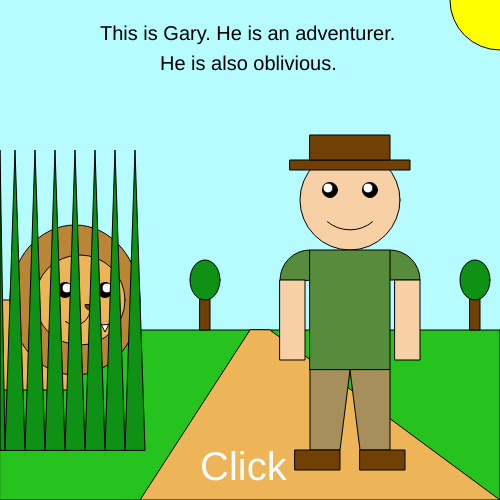
Frame 1 (no input)
Frame 60 (no input): identical to frame 1, image omitted
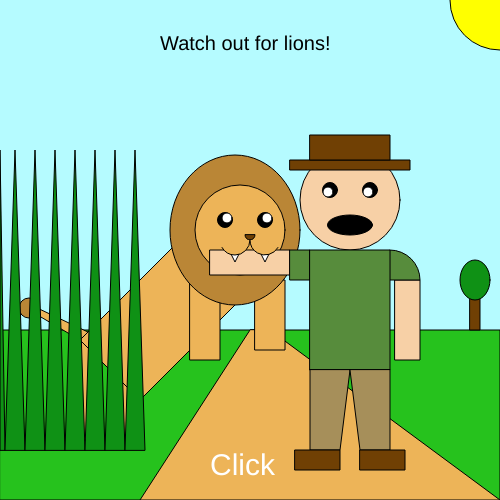
Frame 120 (the mouse pressed at the canvas centre since frame 60)

The p5.js sketch that drew these frames (run headless with seeded random() and noise() and a simulated clock; from frame 60 on, the mouse is pressed at the canvas centre):

// p5.js sketch
// ── sketch.js
function setup() {
createCanvas(500, 500);
angleMode(DEGREES);
}

function draw() {
  background(181, 251, 255);

  //textSize(10);
  //fill(0);
  //text(mouseX + ', ' + mouseY, 5, 10);

  //Ground
  fill(38, 194, 29);
  rect(0, 330, width, 170);

  //Sun
  fill(255, 255, 0);
  ellipse(500, 0, 100, 100);

  //Path
  fill(237, 180, 88);
  quad(250, 330, 140, 500, 500, 500, 270, 330);

  //Trees
  fill(112, 64, 4);
  rect(200, 290, 10, 40);
    fill(15, 145, 21);
    ellipse(205, 280, 30, 40);
  fill(112, 64, 4);
  rect(470, 290, 10, 40);
    fill(15, 145, 21);
    ellipse(475, 280, 30, 40);

  //Lion Body
  fill(237, 180, 88);
  rect(0, 300, 75, 90);

  //Lion Head
  fill(186, 134, 54);
  ellipse(75, 300, 130, 150);
  fill(237, 180, 88);
  ellipse(80, 300, 90, 90);

  //Lion Eyes
  fill(0);
  ellipse(65, 290, 15, 15);
    fill(255);
    ellipse(67, 288, 10, 10);
  fill(0);
  ellipse(105, 290, 15, 15);
    fill(255);
    ellipse(107, 288, 10, 10);

  //Lion Mouth
  fill(255);
  triangle(70, 322, 75, 332, 80, 322);
  fill(255);
  triangle(100, 322, 105, 332, 110, 322);
    fill(237, 180, 88);
    arc(75, 310, 30, 30, 0, 130);
    fill(237, 180, 88);
    arc(105, 310, 30, 30, 50, 180);

  //Lion Nose
  fill(112, 64, 4);
  arc(90, 305, 10, 10, 0, 180, CHORD);

  //Grass
  fill(15, 145, 21);
  triangle(0, 450, 0, 150, 5, 450);
  fill(15, 145, 21);
  triangle(5, 450, 15, 150, 25, 450);
  fill(15, 145, 21);
  triangle(25, 450, 35, 150, 45, 450);
  fill(15, 145, 21);
  triangle(45, 450, 55, 150, 65, 450);
  fill(15, 145, 21);
  triangle(65, 450, 75, 150, 85, 450);
  fill(15, 145, 21);
  triangle(85, 450, 95, 150, 105, 450);
  fill(15, 145, 21);
  triangle(105, 450, 115, 150, 125, 450);
  fill(15, 145, 21);
  triangle(125, 450, 135, 150, 145, 450);

  //Head
  fill(247, 208, 166);
  ellipse(350, 200, 100, 100);

  //Eye 1
  fill(0);
  ellipse(330, 190, 15, 15);
    //Eye 1 White
    fill(255);
    ellipse(328, 188, 10, 10);

  //Eye 2
  fill(0);
  ellipse(370, 190, 15, 15);
    //Eye 2 White
    fill(255);
    ellipse(368, 188, 10, 10);

  //Smile
  noFill();
  arc(350, 195, 70, 70, 50, 130);

  //Hat
  fill(112, 64, 4);
  rect(290, 160, 120, 10);
  fill(112, 64, 4);
  rect(310, 135, 80, 25);

  //Sleeve 1
  fill(87, 140, 60);
  arc(310, 280, 60, 60, 180, 270, PIE);

  //Sleeve 2
  fill(87, 140, 60);
  arc(390, 280, 60, 60, -90, 0, PIE);

  //Body
  fill(87, 140, 60);
  rect(310, 250, 80, 120);

  //Arm 1
  fill(247, 208, 166);
  rect(280, 280, 25, 80);

  //Arm 2
  fill(247, 208, 166);
  rect(395, 280, 25, 80);

  //Leg 1
  fill(166, 143, 90);
  quad(310, 370, 310, 450, 340, 450, 350, 370);

  //Leg 2
  fill(166, 143, 90);
  quad(350, 370, 360, 450, 390, 450, 390, 370);

  //Foot 1
  fill(112, 64, 4);
  rect (295, 450, 45, 20);

  //Foot 2
  fill(112, 64, 4);
  rect (360, 450, 45, 20);

  //Text
  textSize(20);
  fill(0);
  text('This is Gary. He is an adventurer.', 100, 40);
  text('He is also oblivious.', 160, 70);

  textSize(40);
  fill(255);
  text('Click', 200, 480);

if(mouseIsPressed) {
  background(181, 251, 255);

  //textSize(10);
  //fill(0);
  //text(mouseX + ', ' + mouseY, 5, 10);

  //Ground
  fill(38, 194, 29);
  rect(0, 330, width, 170);

  //Sun
  fill(255, 255, 0);
  ellipse(500, 0, 100, 100);

  //Path
  fill(237, 180, 88);
  quad(250, 330, 140, 500, 500, 500, 270, 330);

  //Trees
  fill(112, 64, 4);
  rect(200, 290, 10, 40);
    fill(15, 145, 21);
    ellipse(205, 280, 30, 40);
  fill(112, 64, 4);
  rect(470, 290, 10, 40);
    fill(15, 145, 21);
    ellipse(475, 280, 30, 40);

  //Lion Back Legs
  fill(237, 180, 88);
  rect(80, 340, 20, 100);
  fill(237, 180, 88);
  rect(115, 365, 20, 70);

  //Lion Tail
  fill(237, 180, 88);
  quad(90, 333, 33, 306, 29, 310, 85, 343);
  fill(186, 134, 54);
  ellipse(29, 308, 20, 20);


  //Lion Body
  fill(237, 180, 88);
  quad(190, 230, 80, 340, 140, 400, 250, 290);

  //Lion Legs
  fill(237, 180, 88);
  rect(190, 280, 30, 80);
  fill(237, 180, 88);
  rect(255, 280, 30, 70);

  //Lion Head
  fill(186, 134, 54);
  ellipse(75+160, 300-70, 130, 150);
  fill(237, 180, 88);
  ellipse(80+160, 300-70, 90, 90);

  //Lion Eyes
  fill(0);
  ellipse(65+160, 290-70, 15, 15);
    fill(255);
    ellipse(67+160, 288-70, 10, 10);
  fill(0);
  ellipse(105+160, 290-70, 15, 15);
    fill(255);
    ellipse(107+160, 288-70, 10, 10);

  //Lion Nose
  fill(112, 64, 4);
  arc(90+160, 305-70, 10, 10, 0, 180, CHORD);

  //Grass
  fill(15, 145, 21);
  triangle(0, 450, 0, 150, 5, 450);
  fill(15, 145, 21);
  triangle(5, 450, 15, 150, 25, 450);
  fill(15, 145, 21);
  triangle(25, 450, 35, 150, 45, 450);
  fill(15, 145, 21);
  triangle(45, 450, 55, 150, 65, 450);
  fill(15, 145, 21);
  triangle(65, 450, 75, 150, 85, 450);
  fill(15, 145, 21);
  triangle(85, 450, 95, 150, 105, 450);
  fill(15, 145, 21);
  triangle(105, 450, 115, 150, 125, 450);
  fill(15, 145, 21);
  triangle(125, 450, 135, 150, 145, 450);

  //Head
  fill(247, 208, 166);
  ellipse(350, 200, 100, 100);

  //Eye 1
  fill(0);
  ellipse(330, 190, 15, 15);
    //Eye 1 White
    fill(255);
    ellipse(328, 192, 10, 10);

  //Eye 2
  fill(0);
  ellipse(370, 190, 15, 15);
    //Eye 2 White
    fill(255);
    ellipse(368, 192, 10, 10);

  //Smile
  fill(0);
  ellipse(350, 225, 45, 20);

  //Hat
  fill(112, 64, 4);
  rect(290, 160, 120, 10);
  fill(112, 64, 4);
  rect(310, 135, 80, 25);

  //Arm 1
  fill(247, 208, 166);
  rect(210, 250, 80, 25);

  //Arm 2
  fill(247, 208, 166);
  rect(395, 280, 25, 80);

  //Sleeve 1
  fill(87, 140, 60);
  rect(290, 250, 20, 30);

  //Sleeve 2
  fill(87, 140, 60);
  arc(390, 280, 60, 60, -90, 0, PIE);

  //Body
  fill(87, 140, 60);
  rect(310, 250, 80, 120);

  //Leg 1
  fill(166, 143, 90);
  quad(310, 370, 310, 450, 340, 450, 350, 370);

  //Leg 2
  fill(166, 143, 90);
  quad(350, 370, 360, 450, 390, 450, 390, 370);

  //Foot 1
  fill(112, 64, 4);
  rect (295, 450, 45, 20);

  //Foot 2
  fill(112, 64, 4);
  rect (360, 450, 45, 20);

  //Lion Mouth
  fill(255);
  triangle(70+160, 322-70, 75+160, 332-70, 80+160, 322-70);
  fill(255);
  triangle(100+160, 322-70, 105+160, 332-70, 110+160, 322-70);
    fill(237, 180, 88);
    arc(75+160, 310-70, 30, 30, 0, 150);
    fill(237, 180, 88);
    arc(105+160, 310-70, 30, 30, 30, 180);

  //Text
  textSize(20);
  fill(0);
  text('Watch out for lions!', 160, 50);

  textSize(30);
  fill(255);
  text('Click', 210, 475);
}

}

//Thursday 12:04 pm - 2:09 pm I made the character, ground, sky, path, and grass.
//Thursday 2:33 pm - 4:20 pm I made the lion, trees, and text.
// Thursday 8:44 pm - 10:09 pm I made the mouse click interactive, I changed the position of the lion, added more details to the lion, and changed the text.
